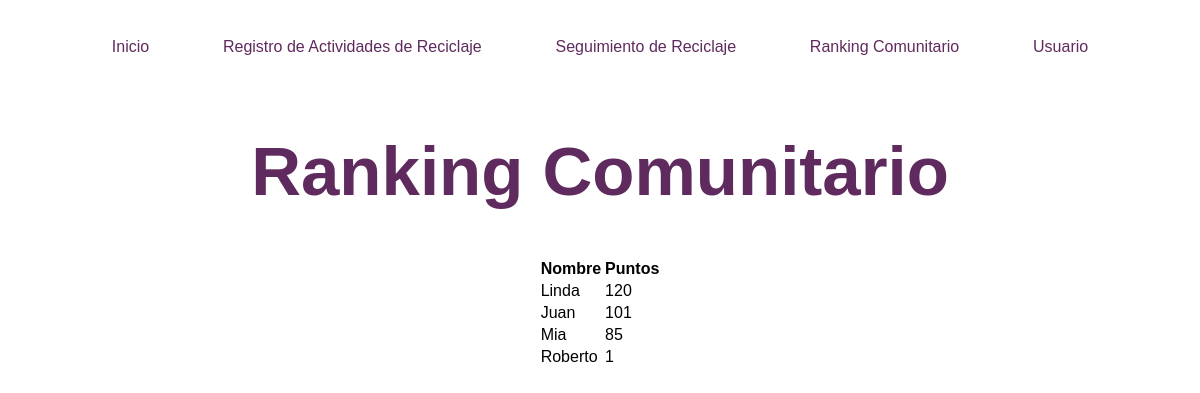
The app's page /ranking_comunitario (signed in) with its own data.
### tables this page shows
CREATE TABLE usuarios (    id INTEGER PRIMARY KEY,    nombre TEXT NOT NULL,    correo TEXT NOT NULL,    puntos INTEGER, contrasena TEXT);

### app.py (the view)
@app.route('/ranking_comunitario')
def ranking_comunitario():
    usuarios = obtener_usuarios()
    usuarios_ordenados = sorted(usuarios, key=lambda x: x['puntos'], reverse=True)
    return render_template('ranking_comunitario.html', usuarios=usuarios_ordenados)

### app.py (called while the page is built)
def conectar_bd():
    return sqlite3.connect('reciclaje.db')

def obtener_usuarios():
    conn = conectar_bd()
    cursor = conn.cursor()
    cursor.execute('SELECT * FROM usuarios')
    usuarios = cursor.fetchall()
    lista_usuarios = []
    for usuario in usuarios:
        lista_usuarios.append({
            'id': usuario[0],
            'nombre': usuario[1],
            'correo': usuario[2],
            'puntos': usuario[3],
            'contrasena': usuario[4]
        })
    conn.close()
    return lista_usuarios

### templates/ranking_comunitario.html (shortened to what this page needs)
<!DOCTYPE html>
<html lang="en">
<head>
    <link rel="stylesheet" type="text/css" href="{{ url_for('static', filename='main.css') }}">
    <link rel="stylesheet" type="text/css" href="{{ url_for('static', filename='ranking_comunitario.css') }}">
    <link rel="stylesheet" type="text/css" href="{{ url_for('static', filename='seguimiento.css') }}">
</head>
<body>
    <header id="header">
        <ul id="mainMenu">
            <li><a href="/">Inicio</a></li>
            <li><a href="/registro_actividades">Registro de Actividades de Reciclaje</a></li>
            <li><a href="/seguimiento">Seguimiento de Reciclaje</a></li>
            <li><a href="/ranking_comunitario">Ranking Comunitario</a></li>
            {% if 'usuario' in session %}
                <li><a href="/usuario">Usuario</a></li>
            {% else %}
                <li><a href="/inicio_sesion">Iniciar Sesión</a></li>
            {% endif %}
        </ul>
    </header>
    <h1 class="pageTitle">Ranking Comunitario</h1>
    <section class="contentRanking">
        <table>
            <thead>
                <tr>
                    <th>Nombre</th>
                    <th>Puntos</th>
                </tr>
            </thead>
            <tbody>
                {% for usuario in usuarios %}
                    <tr>
                        <td>{{ usuario.nombre }}</td>
                        <td>{{ usuario.puntos }}</td>
                    </tr>
                {% endfor %}
            </tbody>
        </table>
    </section>
</body>
</html>

### static/main.css (style rules this page uses)
:root { --color-violeta: #5f2a5d; --color-crema:#f9eee1; --color-naranja: #ff885e; --color-rojo-calido: #FF5733; --color-rosa-claro: #FFB6C1; --color-verde-menta: #00FFC3; --color-gris-claro: #ecf0f1; --color-gris-oscuro: #34495e; --color-blanco: #ffffff; --color-negro: #000000; }
body { font-family: 'Lexend', sans-serif; background-color: var(--color-blanco); }
#header { padding: 30px; font-size: 16px; font-weight: 400; }
#mainMenu { list-style-type: none; margin: 0; padding: 0; overflow: hidden; display: flex; justify-content: center; justify-content: space-evenly; }
#mainMenu > li > a { text-decoration: none; color: var(--color-violeta); }
.pageTitle { color:var(--color-violeta); font-weight: 700; font-size: 69px; text-align: center; }

### static/ranking_comunitario.css (style rules this page uses)
.contentRanking { display: flex; justify-content: space-around; }

### records on screen
usuarios: nombre "Linda", puntos "120"
usuarios: nombre "Juan", puntos "101"
usuarios: nombre "Mia", puntos "85"
usuarios: nombre "Roberto", puntos "1"
